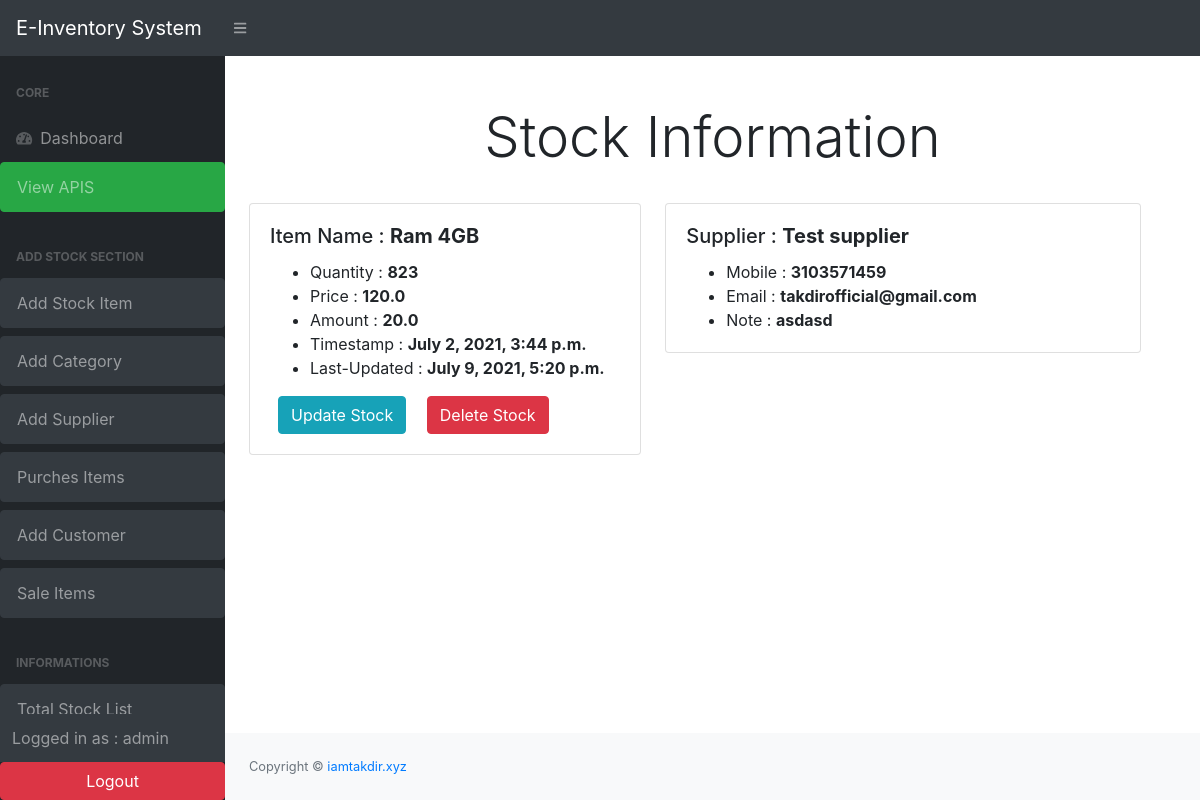
The app's page /stock_details/1/ (signed in) with its own data.
### stock/models.py (models this page shows, shortened)
class Stock( models.Model):
    id = models.AutoField(primary_key=True)
    category =models.ForeignKey(Category, on_delete=models.SET_NULL, null=True,blank=True)
    item_name = models.CharField(max_length=200, null=True)
    quantity = models.IntegerField(default=0)
    price = models.FloatField(null=True, blank=True,default= 0)
    amount = models.FloatField(null=True, blank=True,default= 0)
    supplier= models.ForeignKey(Supplier, on_delete=models.SET_NULL, null=True,blank=True)
    last_updated=models.DateTimeField(auto_now_add=False,auto_now=True)
    timestamp= models.DateTimeField(auto_now_add=True,auto_now=False,)
    is_deleted = models.BooleanField(default=False)

class Supplier (models.Model):
    sup_name = models.CharField(max_length=200, null=True,)
    sup_mobile = models.CharField(max_length=200, null=True, blank=True)
    sup_email = models.CharField(max_length=200, null=True, blank=True)
    sup_note = models.TextField(blank=True, null=True)

### stock/views.py (the view)
# urls.py: path('stock_details/<str:pk>/', views.stock_details, name="stock_details"),
@login_required(login_url='user_login')
def stock_details (request, pk):
    item = Stock.objects.get(id=pk)
    print (item.supplier.sup_mobile)
    context={
        'item':item
    }
    return render (request, 'stock/stock_details.html',context)

### stock/templates/stock/stock_details.html
{%extends 'base.html' %}
{% load crispy_forms_tags %}
{% block content %}
<div class="text-center mb-4 mt-4">
    <h2 class="display-4 mt-4"> Stock Information </h2>
</div>
<div class="row">
    <div class="col-sm-5 ml-4 ">
        <div class="card">
            <div class="card-body">
                <h5 class="card-title"> Item Name : <strong>{{item.item_name}} </strong></h5>
                <ul class="card-text">
                    <li>Quantity : <strong>{{item.quantity}}</strong></li>
                    <li>Price : <strong>{{item.price}}</strong></li>
                    <li>Amount : <strong>{{item.amount}}</strong></li>
                    <li>Timestamp : <strong>{{item.timestamp}}</strong></li>
                    <li>Last-Updated : <strong>{{item.last_updated}}</strong></li>
                </ul>
                <a href="{% url 'update_stock' item.id %}" class="btn btn-info ml-2">Update Stock</a>
                <a href="{% url 'delete_stock' item.id %}" class="btn btn-danger ml-3">Delete Stock</a>
            </div>
        </div>
    </div>
    <div class="col-sm-6">
        <div class="card">
            <div class="card-body">
                <h5 class="card-title"> Supplier : <strong>{{item.supplier.sup_name}} </strong></h5>
                <ul class="card-text">
                    <li>Mobile : <strong>{{item.supplier.sup_mobile}}</strong></li>
                    <li>Email : <strong>{{item.supplier.sup_email}}</strong></li>
                    <li>Note : <strong>{{item.supplier.sup_note}}</strong></li>
                </ul>
            </div>
        </div>
    </div>
</div>
{% endblock %}

### stock/templates/layouts/backend_sidebar.html (shortened to what this page needs)
<div id="layoutSidenav_nav">
    <nav class="sb-sidenav accordion sb-sidenav-dark" id="sidenavAccordion">
        <div class="sb-sidenav-menu">
            <div class="nav">
                <div class="sb-sidenav-menu-heading">Core</div>
                <a class="nav-link" href="{% url 'list_items' %}">
                    <div class="sb-nav-link-icon"><i class="fas fa-tachometer-alt"></i></div>
                    Dashboard
                </a>
                <a class="nav-link collapsed btn btn-success mb-2" href="{% url 'schema-swagger-ui' %}"> View APIS
                </a>
                <div class="sb-sidenav-menu-heading">Add Stock Section</div>
                <a class="nav-link collapsed btn btn-dark mb-2" href="{% url 'add_stock' %}"> Add Stock Item
                </a>
                <a class="nav-link collapsed btn btn-dark mb-2" href="{% url 'add_category' %}"> Add Category
                </a>
                <a class="nav-link collapsed btn btn-dark mb-2" href="{% url 'add_sup' %}"> Add Supplier
                </a>
                <a class="nav-link collapsed btn btn-dark mb-2" href="{% url 'purchase' %}"> Purches Items
                </a>
                <a class="nav-link collapsed btn btn-dark mb-2" href="{% url 'add_cust' %}"> Add Customer
                </a>
                <a class="nav-link collapsed btn btn-dark mb-2" href="{% url 'sale' %}"> Sale Items
                </a>
                <div class="sb-sidenav-menu-heading">Informations</div>
                <a class="nav-link collapsed btn btn-dark mb-2" href="{% url 'total_list' %}"> Total Stock List
                </a>
            </div>
        </div>
        <div class="sb-sidenav-footer">
            <div class="p">Logged in as : {{request.user}}</div>
        </div>
        <div class="sb-sidenav-menu-heading text-center">
            {% if user.is_authenticated %}
            <form method="POST" action="{% url 'logout' %}">
                <button class="btn btn-danger" type="submit" style="padding-left: 85px; padding-right: 85px;">Logout
                </button>
            </form>
            {% else %}
            <button class="btn btn-info" type="submit" style="padding-left: 85px; padding-right: 85px;">login
            </button>
            {% endif %}
        </div>
    </nav>
</div>

### records on screen
Stock: item_name "Ram 4GB", quantity "823", price "120.0", amount "20.0", timestamp "July 2, 2021, 3:44 p.m.", last_updated "July 9, 2021, 5:20 p.m.", supplier.sup_name "Test supplier", supplier.sup_mobile "3103571459", supplier.sup_email "takdirofficial@gmail.com", supplier.sup_note "asdasd"

### other values on screen
{{ request.user }} "admin"
